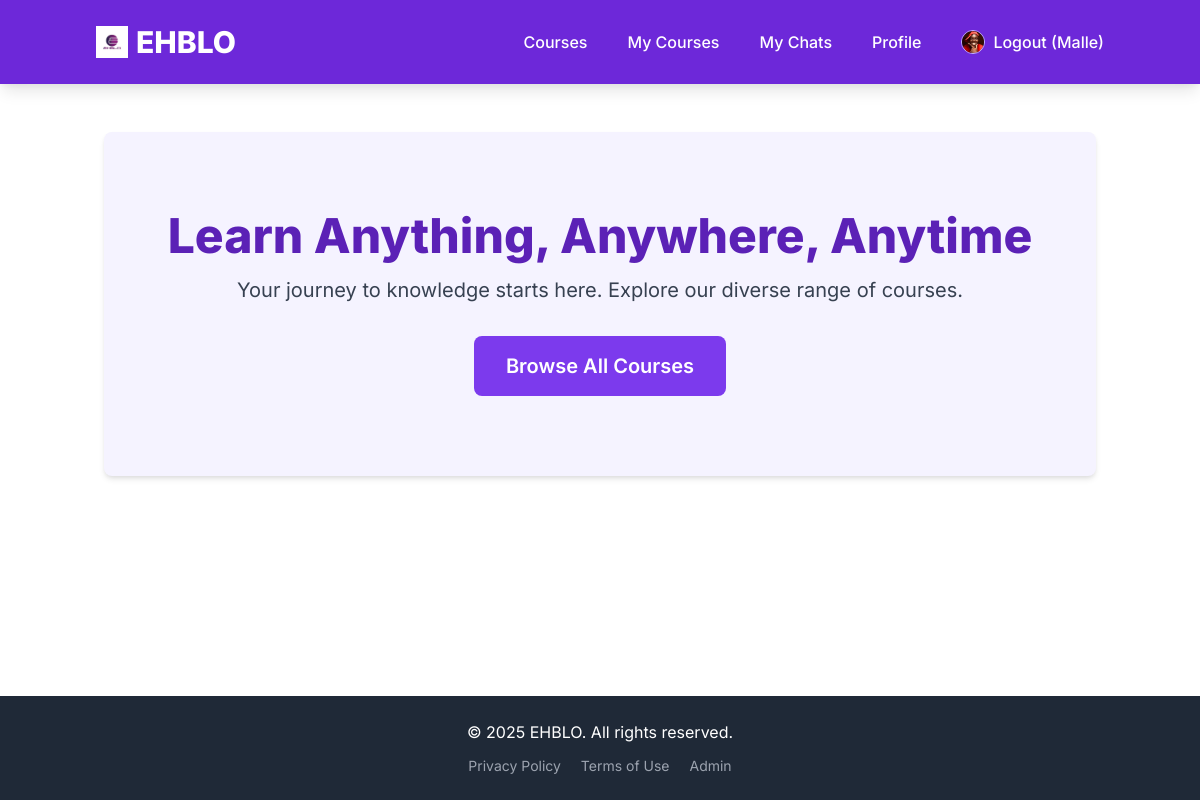
Screenshot of / (signed in) with the database file from the repository.
### users/models.py (models this page shows, shortened)
class CustomUser(AbstractUser):
    USER_TYPE_CHOICES = (
        ("student", "Student"),
        ("instructor", "Instructor"),
    )
    user_type = models.CharField(max_length=20, choices=USER_TYPE_CHOICES, default="student")
    bio = models.TextField(blank=True, null=True)
    profile_picture = models.ImageField(upload_to='profile_pics/', blank=True, null=True)
    phone_number = models.CharField(max_length=20, blank=True, null=True)
    country = models.CharField(max_length=100, blank=True, null=True)
    class Meta:
        verbose_name = "User"
        verbose_name_plural = "Users"

### core/views.py (the view)
# urls.py: path('', HomePageView.as_view(), name='home'),
class HomePageView(TemplateView):
    template_name = 'core/home.html'
    def get_context_data(self, **kwargs):
        context = super().get_context_data(**kwargs)
        return context

### core/templates/core/home.html (shortened to what this page needs)
{% extends "base.html" %}
{% load static %}
{% block content %}
<div class="text-center py-20 bg-purple-50 rounded-lg shadow-md">
    <h1 class="text-5xl font-extrabold text-purple-800 mb-4 animate-fade-in-down">
        Learn Anything, Anywhere, Anytime
    </h1>
    <p class="text-xl text-gray-700 mb-8 animate-fade-in-up">
        Your journey to knowledge starts here. Explore our diverse range of courses.
    </p>
    <div class="flex flex-col sm:flex-row justify-center gap-4">
        <a href="{% url 'course_list' %}"
           class="bg-purple-600 text-white px-8 py-4 rounded-lg text-xl font-semibold hover:bg-purple-700 transition duration-300 transform hover:scale-105 animate-bounce-in">
            Browse All Courses
        </a>
    </div>
</div>
{% endblock %}

### templates/base.html (shortened to what this page needs)
<!DOCTYPE html>
<html lang="en">
<head>
    {% load static %}
    <link href="https://cdn.jsdelivr.net/npm/tailwindcss@2.2.19/dist/tailwind.min.css" rel="stylesheet">
</head>
<body class="flex flex-col min-h-screen">
    <nav class="bg-purple-700 p-4 shadow-lg">
        <div class="container mx-auto flex flex-wrap justify-between items-center">
            <a href="{% url 'home' %}" class="text-white text-3xl font-extrabold rounded-lg p-2 hover:bg-purple-800 transition duration-300 flex items-center space-x-2">
                <img src="{% static 'images/logo.png' %}" alt="EHBLO Logo" class="h-8 w-8 object-contain">
                <span>EHBLO</span>
            </a>
            <div id="nav-menu" class="hidden lg:flex flex-grow lg:flex-grow-0 lg:items-center w-full lg:w-auto mt-4 lg:mt-0">
                <div class="flex flex-col lg:flex-row lg:space-x-6 space-y-3 lg:space-y-0 lg:ml-auto">
                    <a href="{% url 'course_list' %}" class="text-white hover:text-purple-200 p-2 rounded-lg hover:bg-purple-800 transition duration-300 font-medium">Courses</a>
                    {% if user.is_authenticated %}
                        <a href="{% url 'my_courses' %}" class="text-white hover:text-purple-200 p-2 rounded-lg hover:bg-purple-800 transition duration-300 font-medium">My Courses</a>
                        <a href="{% url 'my_chats' %}" class="text-white hover:text-purple-200 p-2 rounded-lg hover:bg-purple-800 transition duration-300 font-medium">My Chats</a>
                        <a href="{% url 'profile' %}" class="text-white hover:text-purple-200 p-2 rounded-lg hover:bg-purple-800 transition duration-300 font-medium">Profile</a>
                        <form action="{% url 'logout' %}" method="post" class="inline-block">
                            <button type="submit" class="text-white hover:text-purple-200 p-2 rounded-lg hover:bg-purple-800 transition duration-300 font-medium cursor-pointer flex items-center space-x-2">
                                {% if user.profile_picture %}
                                    <img src="{{ user.profile_picture.url }}" alt="Profile" class="w-6 h-6 rounded-full object-cover border border-purple-300">
                                {% else %}
                                    <img src="{% static 'images/default_profile_pic.png' %}" alt="Default Profile" class="w-6 h-6 rounded-full object-cover border border-gray-300">
                                {% endif %}
                                <span>Logout ({{ user.username }})</span>
                            </button>
                        </form>
                    {% else %}
                        <a href="{% url 'login' %}" class="text-white hover:text-purple-200 p-2 rounded-lg hover:bg-purple-800 transition duration-300 font-medium">Login</a>
                        <a href="{% url 'signup' %}" class="text-white bg-purple-600 px-4 py-2 rounded-lg hover:bg-purple-500 transition duration-300 font-medium">Sign Up</a>
                    {% endif %}
                </div>
            </div>
        </div>
    </nav>
    <main class="container mx-auto mt-8 p-4 flex-grow">
        {% block content %}
        {% endblock %}
    </main>
    <footer class="bg-gray-800 text-white p-6 mt-auto">
        <div class="container mx-auto text-center">
            <p>&copy; {% now "Y" %} EHBLO. All rights reserved.</p>
            <div class="mt-3 space-x-4 text-sm">
                <a href="#" class="text-gray-400 hover:text-white transition duration-300">Privacy Policy</a>
                <a href="#" class="text-gray-400 hover:text-white transition duration-300">Terms of Use</a>
                <a href="{% url 'admin:index' %}" class="text-gray-400 hover:text-white transition duration-300">Admin</a>
            </div>
        </div>
    </footer>
</body>
</html>

### templates/base.html (style rules this page uses)
body { font-family: 'Inter', sans-serif; @apply bg-gray-50; }
.animate-fade-in-down { animation: fadeInDown 0.8s ease-out forwards; }
.animate-fade-in-up { animation: fadeInUp 0.8s ease-out forwards; }
.animate-bounce-in { animation: bounceIn 0.5s ease-out; }

### rows the page displays
CustomUser: profile_picture (picture), username "Malle"
